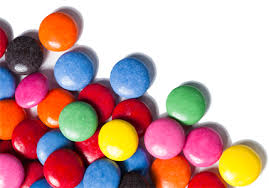
#> input picture Object detection using color separation/smarties.jpg, 269 x 188 px, given in place of the camera
$ python video.py
#> lines starting #> are read from the running program, lines starting #| are printed output that depends on the picture; after the words box and inside, x2 and y2 are one past the last pixel; in counts of white or black regions, pixels touching at a corner belong together
"""
(CAPTURING BLUE COLOR OBJECTS FROM VIDEO)

cv2.VideoCapture class used to read webcam input from computer
and operations on this input to track and detect some object of choice

cv2.VideoCapture() constructor can be provided with video source or IP stream
or (an integer for) opening (one of the) attached cameras for video capturing

cv2.VideoCapture.get(propID) will return properties of the video if applicable
propID is in the range [0,18]

cap = cv2.VideoCapture(0), sometimes cap may not have initialized the capture
in that case, check if cap.isOpened() is false then cap.open()

cap.set(cap.get(4),240) will set the height in spatial resolution to 240

as always, to show video loop cv2.imshow and use appropriate time with cv2.waitKey()
if too less, video will be very fast, and if high, video will be slow
25ms is average value for normal cases, this is the capturing response time from webcam input

To save a video, we create and use a VideoWriter object, specify codec in FourCC
"""

import cv2
import numpy as np
from imutils import perspective

#open video capture
cap = cv2.VideoCapture(0)
if not cap.isOpened(): cap.open()

print("Press escape to end video capturing")

#blank callable for trackbars
def dont(x):
    pass

#function to find the midpoint of line
def midpoint(a,b):
    return ( int((a[0] + b[0]) * 0.5), int((a[1] + b[1]) * 0.5) )

#function to find the midpoint of a contour box
def boxMidpoint(box):
    tltr = midpoint( box[0], box[1])
    blbr = midpoint( box[3], box[2])
    tlbl = midpoint( box[0], box[2])
    trbr = midpoint( box[1], box[2])
    return [ midpoint(tlbl,trbr), midpoint(tltr,blbr) ]

#HSV channel bounds trackbars to define desired HSV range
wname = "S & V Trackbars"
cv2.namedWindow(wname)
cv2.createTrackbar("Low Hue", wname, 0, 255, dont)
#> slider 'Low Hue' is set to 51
cv2.createTrackbar("High Hue",wname, 0, 255, dont)
#> slider 'High Hue' is set to 255
cv2.createTrackbar("Low Sat", wname, 0, 255, dont)
#> slider 'Low Sat' is set to 51
cv2.createTrackbar("High Sat", wname, 0, 255, dont)
#> slider 'High Sat' is set to 255
cv2.createTrackbar("Low Value", wname, 0, 255, dont)
#> slider 'Low Value' is set to 51
cv2.createTrackbar("High Value", wname, 0, 255, dont)
#> slider 'High Value' is set to 255
cv2.createTrackbar("Min Contour Area", wname, 10, 3000, dont)

#while the VideoCapture is reading (while recording)
while(True):
    # Take each frame
    ret, frame = cap.read()
#> frame is the input picture: shape (188, 269, 3); mean B, G, R 156.1, 159.7, 197.1

    #if frame captured from output
    if ret:
        # Convert BGR to HSV
        hsv = cv2.cvtColor(frame, cv2.COLOR_BGR2HSV)
#> hsv: shape (188, 269, 3); mean H, S, V 69.2, 104.1, 213.5

        #get trackbar positions for channel bounds
        lowH = cv2.getTrackbarPos("Low Hue", wname)
        highH = cv2.getTrackbarPos("High Hue", wname)
        lowS = cv2.getTrackbarPos("Low Sat", wname)
        highS = cv2.getTrackbarPos("High Sat", wname)
        lowV = cv2.getTrackbarPos("Low Value", wname)
        highV = cv2.getTrackbarPos("High Value", wname)
        minContourBar = cv2.getTrackbarPos("Min Contour Area", wname)

        #desired HSV range defined in trackbar window
        lowerHSV = np.array([lowH,lowS,lowV])
        upperHSV = np.array([highH,highS,highV])

        # Threshold the HSV image to get only blue colors
        mask = cv2.inRange(hsv, lowerHSV, upperHSV)
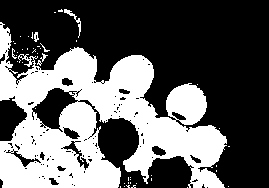
#> mask: shape (188, 269); 37.8% white; 47 white regions (41 under 20 px)

        #finding the contours on the thresolded image(mask) to find object-bounding box
        #cv2.RETR_EXTERNAL retrieves only the extereme outer contours
        #cv2.CHAIN_APPROX_SIMPLE defines horizontal, vertical and diagonal segments with end points only
        contours, heirarchy = cv2.findContours(mask, cv2.RETR_EXTERNAL, cv2.CHAIN_APPROX_SIMPLE)
#> contours = 46 contours, 43 with area under 20; largest, box (x1, y1, x2, y2) and area: (0, 22, 227, 188) 20124, (64, 9, 81, 38) 48, (34, 32, 39, 42) 24

        # Bitwise-AND mask and original image
        res = cv2.bitwise_and(frame,frame, mask= mask)
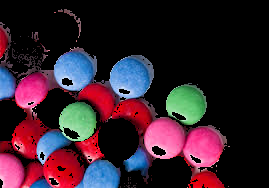
#> res: shape (188, 269, 3); mean B, G, R 44.3, 32.2, 54.4

        #Remove noise from the frame by removing unnecessary objects in the foreground
        cv2.morphologyEx(res, cv2.MORPH_OPEN,
                         cv2.getStructuringElement(cv2.MORPH_ELLIPSE, (3,3)))

        #Remove noise from the result frame by filling in the image holes
        cv2.morphologyEx(res, cv2.MORPH_CLOSE,
                         cv2.getStructuringElement(cv2.MORPH_ELLIPSE, (3,3)), iterations = 3)


        #iterate through the contours to find the one with the larger area (i.e. remove noise in brighter areas)
        #and filter the contours with higher area to calculate their midpoint and output to terminal
        for c in contours:
            if cv2.contourArea(c) > minContourBar:
                #model and save a box from the contour endpoint coordinates
                box = np.array( cv2.boxPoints(cv2.minAreaRect(c)) , dtype ="int")
                #order the coordinates (topleft, topright, bottomright, bottomleft)
                box = perspective.order_points(box)
                #find the midpoint pixel coordinate of the larger contours(detected objects)
                mid = boxMidpoint(box)
                #display the midpoint
                print("Contour midpoint: ", mid)
                #drawing the contours received from the mask
                #drawContours(image, contours, -1(all contours)/n(color list), bounding box color(BGR), thickness)
                #white bounding box, selected contours, and 3 pt thickness
                cv2.drawContours(res, c, -1, (0,0,128), 3)
                cv2.drawContours(frame, c, -1, (0,0,128), 3)
#> this loop made 46 passes
#> (box, tltr in boxMidpoint, blbr in boxMidpoint, tlbl in boxMidpoint, trbr in boxMidpoint, mid) on pass 25: ([[42, 53], [47, 55], [44, 61], [39, 59]], (44, 54), (41, 60), (43, 57), (45, 58), [(44, 57), (42, 57)])
#> (box, tltr in boxMidpoint, blbr in boxMidpoint, trbr in boxMidpoint, mid) on passes 41, 43, 45: ([[34, 32], [38, 32], [38, 41], [34, 41]], (36, 32), (36, 41), (38, 36), [(37, 36), (36, 36)]), ([[0, 22], [226, 22], [226, 187], [0, 187]], (113, 22), (113, 187), (226, 104), [(169, 104), (113, 104)]), ([[71, 4], [86, 32], [78, 37], [62, 9]], (78, 18), (70, 23), (82, 34), [(78, 27), (74, 20)])
#| Contour midpoint:  [(44, 57), (42, 57)]
#| Contour midpoint:  [(37, 36), (36, 36)]
#| Contour midpoint:  [(169, 104), (113, 104)]
#| Contour midpoint:  [(78, 27), (74, 20)]
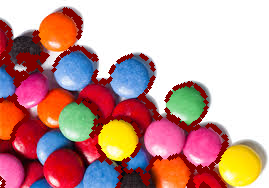
#> frame: shape (188, 269, 3); 9.82% of pixels changed, all inside (x1, y1, x2, y2) = (0, 7, 229, 188)
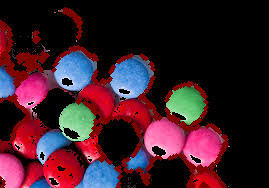
#> res: shape (188, 269, 3); 9.83% of pixels changed, all inside (x1, y1, x2, y2) = (0, 7, 229, 188)

        #displaying the stream output
        cv2.imshow('Camera',frame)
        cv2.imshow('mask', mask)
        cv2.imshow('Result',res)

    #5-sec response time, ESC key to break loop
    k = cv2.waitKey(15) & 0xFF
#> (key Esc is pressed here)
    if k == 27:
        break

cv2.destroyAllWindows()

#destroying the video capture object
del cap
